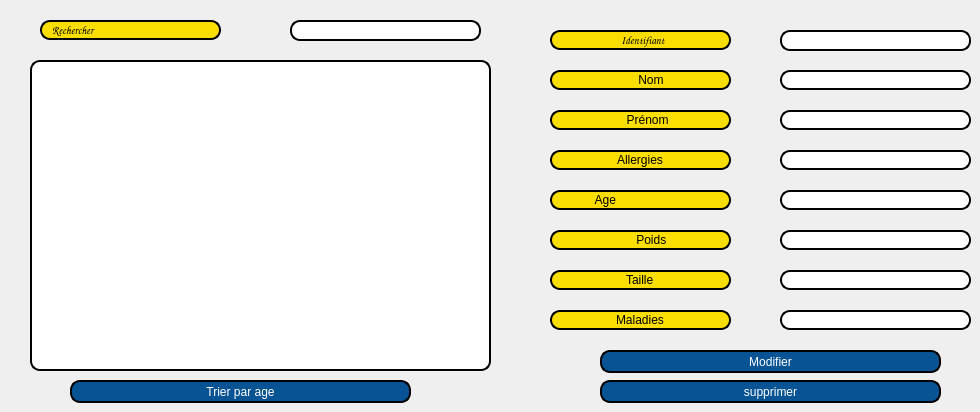
     <widget class="QWidget" name="Afficher_E_3">
      <attribute name="title">
       <string>Afficher</string>
      </attribute>
      <widget class="QTableView" name="afficher_enfant">
       <property name="geometry">
        <rect>
         <x>30</x>
         <y>60</y>
         <width>461</width>
         <height>311</height>
        </rect>
       </property>
       <property name="styleSheet">
        <string notr="true">border: 2px solid black;
border-radius: 10px;
padding: 0 8px;
background: white;
selection-background-color: gray;</string>
       </property>
       <property name="showDropIndicator" stdset="0">
        <bool>true</bool>
       </property>
       <property name="showGrid">
        <bool>true</bool>
       </property>
      </widget>
      <widget class="QPushButton" name="supprimer">
       <property name="geometry">
        <rect>
         <x>600</x>
         <y>380</y>
         <width>341</width>
         <height>23</height>
        </rect>
       </property>
       <property name="styleSheet">
        <string notr="true">border: 2px solid black;
border-radius: 10px;
padding: 0 8px;
color: rgb(255, 255, 255);
background:#085394	;
font: bold, &quot;Comic Sans MS&quot;;
</string>
       </property>
       <property name="text">
        <string>supprimer</string>
       </property>
      </widget>
      <widget class="QPushButton" name="modifier">
       <property name="geometry">
        <rect>
         <x>600</x>
         <y>350</y>
         <width>341</width>
         <height>23</height>
        </rect>
       </property>
       <property name="styleSheet">
        <string notr="true">border: 2px solid black;
border-radius: 10px;
padding: 0 8px;
color: rgb(255, 255, 255);
background:#085394	;
font: bold, &quot;Comic Sans MS&quot;;
</string>
       </property>
       <property name="text">
        <string>Modifier</string>
       </property>
      </widget>
      <widget class="QLineEdit" name="lineEdit_pernom_a_2">
       <property name="geometry">
        <rect>
         <x>780</x>
         <y>110</y>
         <width>191</width>
         <height>20</height>
        </rect>
       </property>
       <property name="styleSheet">
        <string notr="true">border: 2px solid black;
border-radius: 10px;
padding: 0 8px;
background: white;
selection-background-color: gray;</string>
       </property>
      </widget>
      <widget class="QLineEdit" name="lineEdit_taille_a_2">
       <property name="geometry">
        <rect>
         <x>780</x>
         <y>270</y>
         <width>191</width>
         <height>20</height>
        </rect>
       </property>
       <property name="styleSheet">
        <string notr="true">border: 2px solid black;
border-radius: 10px;
padding: 0 8px;
background: white;
selection-background-color: gray;</string>
       </property>
      </widget>
      <widget class="QLineEdit" name="lineEdit_nom_a_2">
       <property name="geometry">
        <rect>
         <x>780</x>
         <y>70</y>
         <width>191</width>
         <height>20</height>
        </rect>
       </property>
       <property name="styleSheet">
        <string notr="true">border: 2px solid black;
border-radius: 10px;
padding: 0 8px;
background: white;
selection-background-color: gray;</string>
       </property>
      </widget>
      <widget class="QLineEdit" name="mteier_2">
       <property name="geometry">
        <rect>
         <x>550</x>
         <y>230</y>
         <width>181</width>
         <height>20</height>
        </rect>
       </property>
       <property name="styleSheet">
        <string notr="true">border: 2px solid black;
font: 75 8pt &quot;MS Shell Dlg 2&quot;;
border-radius: 10px;
padding: 0 8px;
background: #fade02;
font: bold, &quot;Comic Sans MS&quot;;;
text-align:center;</string>
       </property>
       <property name="text">
        <string>       Poids</string>
       </property>
       <property name="alignment">
        <set>Qt::AlignCenter</set>
       </property>
       <property name="readOnly">
        <bool>true</bool>
       </property>
      </widget>
      <widget class="QLineEdit" name="lineEdit_maladies_a_2">
       <property name="geometry">
        <rect>
         <x>780</x>
         <y>310</y>
         <width>191</width>
         <height>20</height>
        </rect>
       </property>
       <property name="styleSheet">
        <string notr="true">border: 2px solid black;
border-radius: 10px;
padding: 0 8px;
background: white;
selection-background-color: gray;</string>
       </property>
      </widget>
      <widget class="QLineEdit" name="nom_2">
       <property name="geometry">
        <rect>
         <x>550</x>
         <y>70</y>
         <width>181</width>
         <height>20</height>
        </rect>
       </property>
       <property name="styleSheet">
        <string notr="true">border: 2px solid black;
font: 75 8pt &quot;MS Shell Dlg 2&quot;;
border-radius: 10px;
padding: 0 8px;
background:#fade02;
font: bold, &quot;Comic Sans MS&quot;;;
text-align:center;</string>
       </property>
       <property name="text">
        <string>       Nom</string>
       </property>
       <property name="alignment">
        <set>Qt::AlignCenter</set>
       </property>
       <property name="readOnly">
        <bool>true</bool>
       </property>
      </widget>
      <widget class="QLineEdit" name="email_2">
       <property name="geometry">
        <rect>
         <x>550</x>
         <y>190</y>
         <width>181</width>
         <height>20</height>
        </rect>
       </property>
       <property name="styleSheet">
        <string notr="true">border: 2px solid black;
font: 75 8pt &quot;MS Shell Dlg 2&quot;;
border-radius: 10px;
padding: 0 8px;
background: #fade02;
font: bold, &quot;Comic Sans MS&quot;;;
text-align:center;</string>
       </property>
       <property name="text">
        <string>          Age</string>
       </property>
       <property name="alignment">
        <set>Qt::AlignLeading|Qt::AlignLeft|Qt::AlignVCenter</set>
       </property>
       <property name="readOnly">
        <bool>true</bool>
       </property>
      </widget>
      <widget class="QLineEdit" name="identifiant_2">
       <property name="geometry">
        <rect>
         <x>550</x>
         <y>30</y>
         <width>181</width>
         <height>20</height>
        </rect>
       </property>
       <property name="font">
        <font>
         <family>Comic Sans MS</family>
         <pointsize>8</pointsize>
         <weight>75</weight>
         <italic>false</italic>
         <bold>true</bold>
        </font>
       </property>
       <property name="toolTip">
        <string>&lt;html&gt;&lt;head/&gt;&lt;body&gt;&lt;p align=&quot;center&quot;&gt;&lt;br/&gt;&lt;/p&gt;&lt;/body&gt;&lt;/html&gt;</string>
       </property>
       <property name="styleSheet">
        <string notr="true">border: 2px solid black;
font: 75 8pt &quot;MS Shell Dlg 2&quot;;
border-radius: 10px;
padding: 0 8px;
background: #fade02;
font: bold, &quot;Comic Sans MS&quot;;;
text-align:center;
</string>
       </property>
       <property name="text">
        <string>   Identifiant</string>
       </property>
       <property name="alignment">
        <set>Qt::AlignCenter</set>
       </property>
       <property name="readOnly">
        <bool>true</bool>
       </property>
      </widget>
      <widget class="QLineEdit" name="lineEdit_id_a_2">
       <property name="geometry">
        <rect>
         <x>780</x>
         <y>30</y>
         <width>191</width>
         <height>21</height>
        </rect>
       </property>
       <property name="styleSheet">
        <string notr="true">border: 2px solid black;
border-radius: 10px;
padding: 0 8px;
background: white;
selection-background-color: gray;</string>
       </property>
       <property name="readOnly">
        <bool>true</bool>
       </property>
      </widget>
      <widget class="QLineEdit" name="prix_heure_2">
       <property name="geometry">
        <rect>
         <x>550</x>
         <y>310</y>
         <width>181</width>
         <height>20</height>
        </rect>
       </property>
       <property name="styleSheet">
        <string notr="true">border: 2px solid black;
font: 75 8pt &quot;MS Shell Dlg 2&quot;;
border-radius: 10px;
padding: 0 8px;
background: #fade02;
font: bold, &quot;Comic Sans MS&quot;;;
text-align:center;</string>
       </property>
       <property name="text">
        <string>Maladies</string>
       </property>
       <property name="alignment">
        <set>Qt::AlignCenter</set>
       </property>
       <property name="readOnly">
        <bool>true</bool>
       </property>
      </widget>
      <widget class="QLineEdit" name="numero_tel_2">
       <property name="geometry">
        <rect>
         <x>550</x>
         <y>270</y>
         <width>181</width>
         <height>20</height>
        </rect>
       </property>
       <property name="styleSheet">
        <string notr="true">border: 2px solid black;
font: 75 8pt &quot;MS Shell Dlg 2&quot;;
border-radius: 10px;
padding: 0 8px;
background: #fade02;
font: bold, &quot;Comic Sans MS&quot;;;
text-align:center;</string>
       </property>
       <property name="text">
        <string>Taille</string>
       </property>
       <property name="alignment">
        <set>Qt::AlignCenter</set>
       </property>
       <property name="readOnly">
        <bool>true</bool>
       </property>
      </widget>
      <widget class="QLineEdit" name="lineEdit_age_a_2">
       <property name="geometry">
        <rect>
         <x>780</x>
         <y>190</y>
         <width>191</width>
         <height>20</height>
        </rect>
       </property>
       <property name="styleSheet">
        <string notr="true">border: 2px solid black;
border-radius: 10px;
padding: 0 8px;
background: white;
selection-background-color: gray;</string>
       </property>
      </widget>
      <widget class="QLineEdit" name="adresse_2">
       <property name="geometry">
        <rect>
         <x>550</x>
         <y>150</y>
         <width>181</width>
         <height>20</height>
        </rect>
       </property>
       <property name="styleSheet">
        <string notr="true">border: 2px solid black;
font: 75 8pt &quot;MS Shell Dlg 2&quot;;
border-radius: 10px;
padding: 0 8px;
background: #fade02;
font: bold, &quot;Comic Sans MS&quot;;;
text-align:center;</string>
       </property>
       <property name="text">
        <string>Allergies</string>
       </property>
       <property name="alignment">
        <set>Qt::AlignCenter</set>
       </property>
       <property name="readOnly">
        <bool>true</bool>
       </property>
      </widget>
      <widget class="QLineEdit" name="lineEdit_poids_a_2">
       <property name="geometry">
        <rect>
         <x>780</x>
         <y>230</y>
         <width>191</width>
         <height>20</height>
        </rect>
       </property>
       <property name="styleSheet">
        <string notr="true">border: 2px solid black;
border-radius: 10px;
padding: 0 8px;
background: white;
selection-background-color: gray;</string>
       </property>
      </widget>
      <widget class="QLineEdit" name="lineEdit_adresse_a_2">
       <property name="geometry">
        <rect>
         <x>780</x>
         <y>150</y>
         <width>191</width>
         <height>20</height>
        </rect>
       </property>
       <property name="styleSheet">
        <string notr="true">border: 2px solid black;
border-radius: 10px;
padding: 0 8px;
background: white;
selection-background-color: gray;</string>
       </property>
      </widget>
      <widget class="QLineEdit" name="prenom_2">
       <property name="geometry">
        <rect>
         <x>550</x>
         <y>110</y>
         <width>181</width>
         <height>20</height>
        </rect>
       </property>
       <property name="styleSheet">
        <string notr="true">border: 2px solid black;
font: 75 8pt &quot;MS Shell Dlg 2&quot;;
border-radius: 10px;
padding: 0 8px;
background: #fade02;
font: bold, &quot;Comic Sans MS&quot;;;
text-align:center;</string>
       </property>
       <property name="text">
        <string>     Prénom</string>
       </property>
       <property name="alignment">
        <set>Qt::AlignCenter</set>
       </property>
       <property name="readOnly">
        <bool>true</bool>
       </property>
      </widget>
      <widget class="QPushButton" name="tri">
       <property name="geometry">
        <rect>
         <x>70</x>
         <y>380</y>
         <width>341</width>
         <height>23</height>
        </rect>
       </property>
       <property name="styleSheet">
        <string notr="true">border: 2px solid black;
border-radius: 10px;
padding: 0 8px;
color: rgb(255, 255, 255);
background:#085394	;
font: bold, &quot;Comic Sans MS&quot;;
</string>
       </property>
       <property name="text">
        <string>Trier par age</string>
       </property>
      </widget>
      <widget class="QLineEdit" name="recherche">
       <property name="geometry">
        <rect>
         <x>290</x>
         <y>20</y>
         <width>191</width>
         <height>21</height>
        </rect>
       </property>
       <property name="styleSheet">
        <string notr="true">border: 2px solid black;
border-radius: 10px;
padding: 0 8px;
background: white;
selection-background-color: gray;</string>
       </property>
       <property name="readOnly">
        <bool>false</bool>
       </property>
      </widget>
      <widget class="QLineEdit" name="identifiant_3">
       <property name="geometry">
        <rect>
         <x>40</x>
         <y>20</y>
         <width>181</width>
         <height>20</height>
        </rect>
       </property>
       <property name="font">
        <font>
         <family>Comic Sans MS</family>
         <pointsize>8</pointsize>
         <weight>75</weight>
         <italic>false</italic>
         <bold>true</bold>
        </font>
       </property>
       <property name="toolTip">
        <string>&lt;html&gt;&lt;head/&gt;&lt;body&gt;&lt;p align=&quot;center&quot;&gt;&lt;br/&gt;&lt;/p&gt;&lt;/body&gt;&lt;/html&gt;</string>
       </property>
       <property name="styleSheet">
        <string notr="true">border: 2px solid black;
font: 75 8pt &quot;MS Shell Dlg 2&quot;;
border-radius: 10px;
padding: 0 8px;
background: #fade02;
font: bold, &quot;Comic Sans MS&quot;;;
text-align:center;
</string>
       </property>
       <property name="text">
        <string>Rechercher</string>
       </property>
       <property name="readOnly">
        <bool>true</bool>
       </property>
      </widget>
     </widget>
